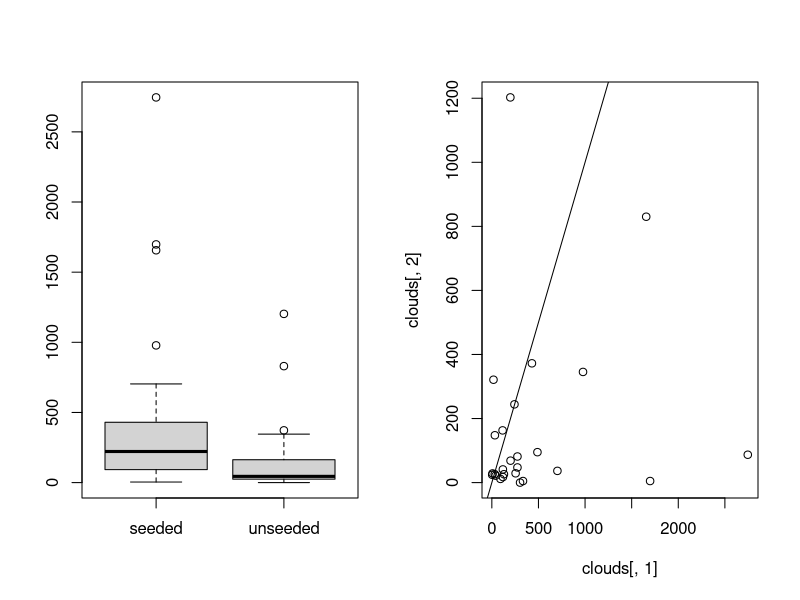
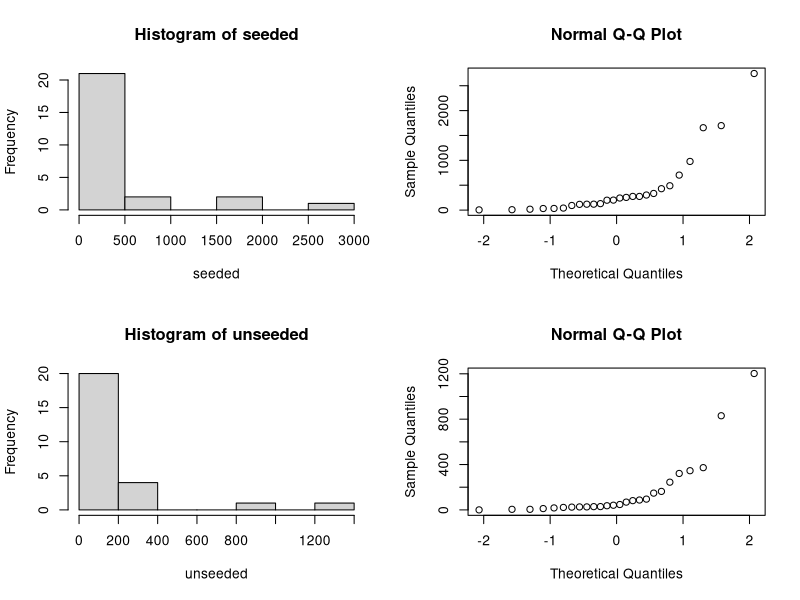
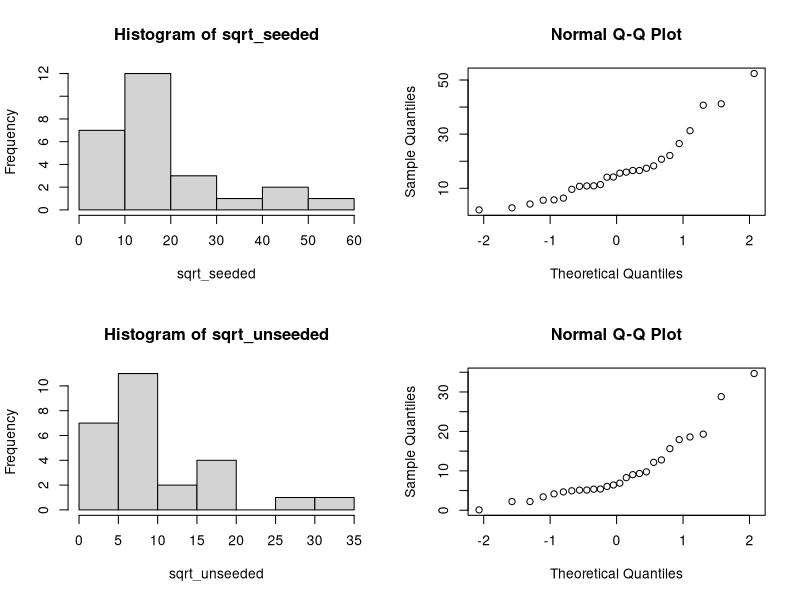
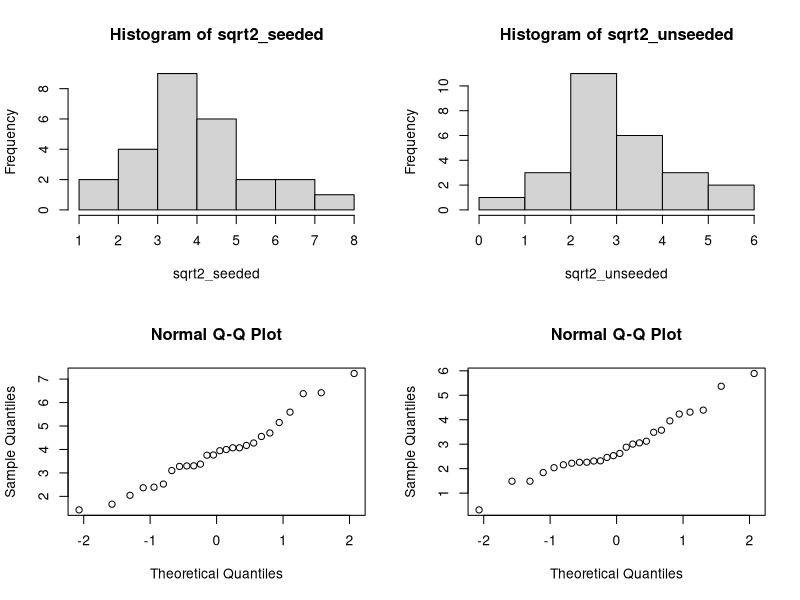

The R source for these figures, in order:
clouds = read.table("clouds.txt",header=TRUE)
par(mfrow=c(1,2))
boxplot(clouds[,1],clouds[,2],names=c("seeded","unseeded"))
plot(clouds[,1],clouds[,2])
abline(0,1)

#TESTING CORRELATION
cor.test(clouds[,1],clouds[,2],method="spearman")
#rho is low (0,168) - no signifficant correlation

seeded = clouds[,1]
unseeded = clouds[,2]

#######################
# POINT 1
#######################

par(mfrow=c(2,2))
hist(seeded)
qqnorm(seeded)
hist(unseeded)
qqnorm(unseeded)

# TWO SAMLES T-TEST
#t.test should be used for nornal distribution, our is random
t.test(seeded,unseeded)
# p = 0.05375
#H0 accepted - seeded clouds have different mean than unseeded, but they are not from normal distribution, we cannot trust this test

# MANN-WHITNEY TEST
# wilcox test is appropriate for random idstribution - it compares two means
wilcox.test(seeded,unseeded)
# p=0.013 - we reject H0 that populations are equal

# KOLMOGOROV-SMIRNOV
ks.test(seeded,unseeded)
# p=0.019 - H0 rejected

#######################
# POINT 2
#######################
sqrt_seeded = sqrt(seeded)
sqrt_unseeded = sqrt(unseeded)

par(mfrow=c(2,2))
hist(sqrt_seeded)
qqnorm(sqrt_seeded)
hist(sqrt_unseeded)
qqnorm(sqrt_unseeded)

# TWO SAMLES T-TEST
#t.test should be used for nornal distribution, our is random
t.test(sqrt_seeded,sqrt_unseeded)
# p = 0.01956
# performing t-test on square roots, now histograms and qqplots ale closer to normal distribution, t.test works fine

# MANN-WHITNEY TEST
# wilcox test is appropriate for random idstribution - it compares two means
wilcox.test(sqrt_seeded,sqrt_unseeded)
# p=0.013 - we reject H0 that populations are equal - wilcox test didn't change

# KOLMOGOROV-SMIRNOV
ks.test(sqrt_seeded,sqrt_unseeded)
# p=0.019 - H0 rejected - ks test didn't change

#######################
# POINT 3
#######################
sqrt2_seeded = sqrt(sqrt(seeded))
sqrt2_unseeded = sqrt(sqrt(unseeded))

# TWO SAMLES T-TEST
hist(sqrt2_seeded)
hist(sqrt2_unseeded)
qqnorm(sqrt2_seeded)
qqnorm(sqrt2_unseeded)
#t.test should be used for nornal distribution, our is random
t.test(sqrt2_seeded,sqrt2_unseeded)
# p = 0.01256
# performing t-test on square2 roots, now histograms and qqplots resamble normal distribution, t.test works even better

# MANN-WHITNEY TEST
# wilcox test is appropriate for random idstribution - it compares two means
wilcox.test(sqrt2_seeded,sqrt2_unseeded)
# p=0.013 - we reject H0 that populations are equal - wilcox test didn't change

# KOLMOGOROV-SMIRNOV
ks.test(sqrt2_seeded,sqrt2_unseeded)
# p=0.019 - H0 rejected - ks test didn't change